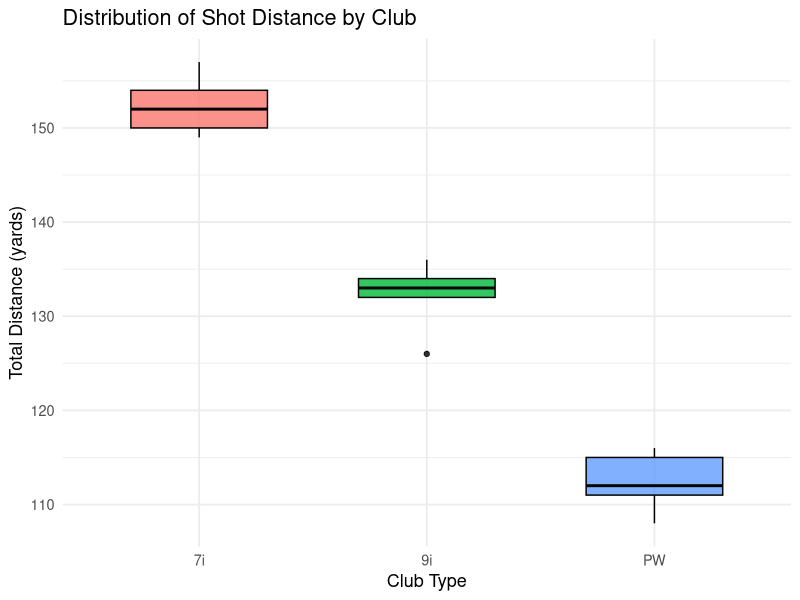

Generate this figure with R:
library(tidyverse)

golf <- read_csv("golf_distances.csv")
golf


golf <- golf |>
  mutate(
    club = factor(club, levels = c("7i", "9i", "PW"))
  ) |>
  arrange(trial)

# check to make sure it worked
golf |> 
  count(club)

# summary table
summary(golf$total_distance)


golf |>
  group_by(club) |>
  summarize(
    n = n(),
    mean = mean(total_distance),
    sd = sd(total_distance)
  )


ggplot(golf, aes(x = club, y = total_distance, fill = club)) +
  geom_boxplot(alpha = 0.8, width = 0.6, color = "black") +
  labs(
    x = "Club Type",
    y = "Total Distance (yards)",
    title = "Distribution of Shot Distance by Club"
  ) +
  theme_minimal(base_size = 13) +
  theme(
    legend.position = "none"
  )


model <- aov(total_distance ~ club, data = golf)
anova(model)
